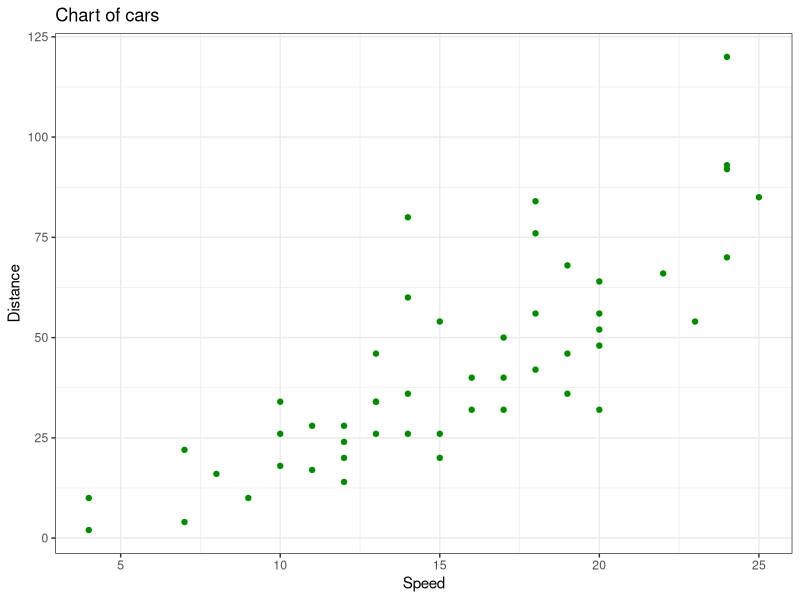

Write the R code that produced this figure.
## ---- chunk 1
# I am the comment :D
## ---- chunk 2
"Hello World!"
## ---- chunk 3
library(kableExtra)
dt <- ChickWeight[1:5, ]
kable(dt) %>%
  kable_classic(full_width = F)
## ---- chunk 4
library(ggplot2)
ggplot(cars, aes(x=speed, y=dist)) +
  geom_point(color = "green4") +
  labs(title = "Chart of cars",
       x = "Speed",
       y = "Distance") +
  theme_bw()
